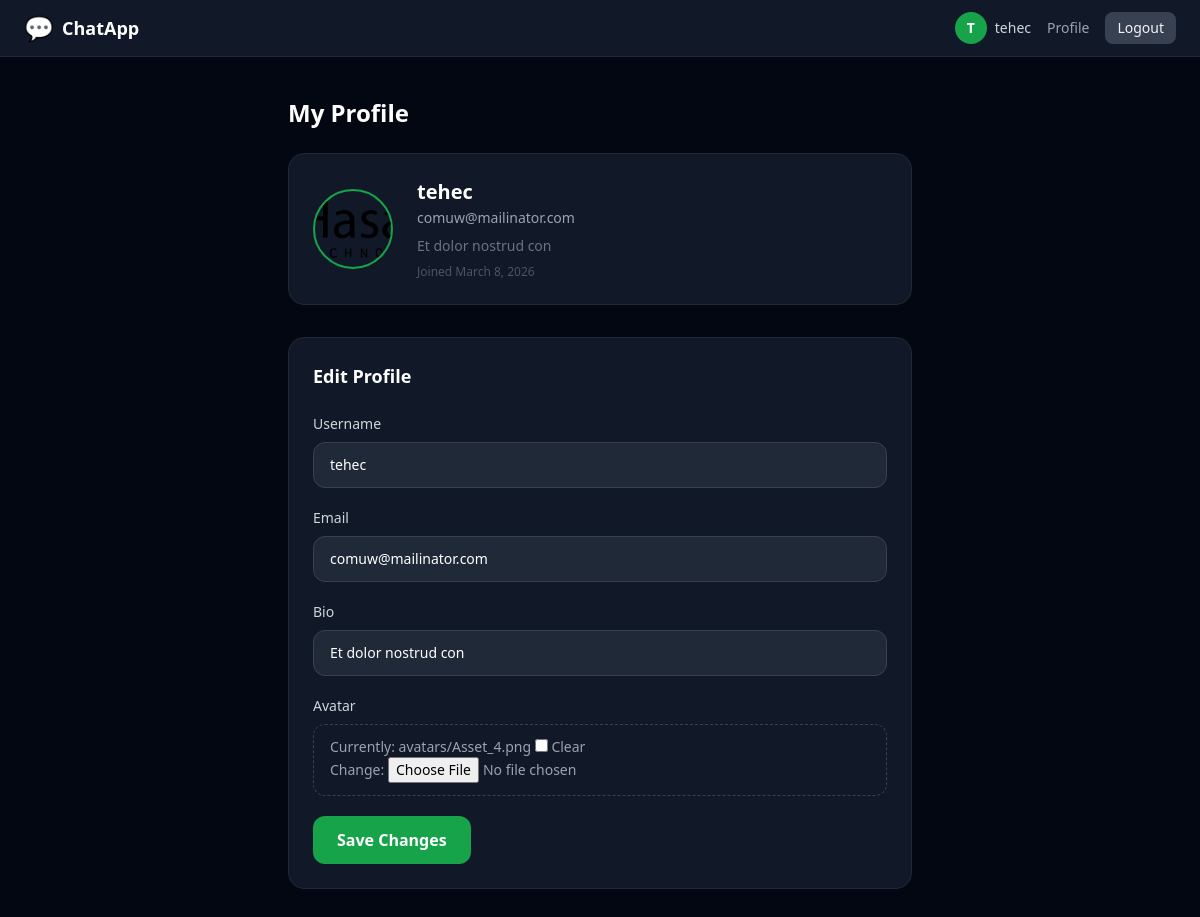
The page /accounts/profile/ (signed in) on the database its author committed.
### accounts/models.py (models this page shows, shortened)
class User(AbstractUser):
    email = models.EmailField(unique=True)
    bio = models.TextField(blank=True, null=True)
    avatar = models.ImageField(upload_to='avatars/', blank=True, null=True)

### accounts/views.py (the view)
# urls.py: path('profile/', views.profile, name='profile'),
@login_required
def profile(request):
    if request.method == 'POST':
        form = ProfileForm(request.POST, request.FILES, instance=request.user)
        if form.is_valid():
            form.save()
            messages.success(request, 'Profile updated successfully.')
            return redirect('profile')
    else:
        form = ProfileForm(instance=request.user)
    return render(request, 'accounts/profile.html', {'form': form})

### accounts/forms.py
class ProfileForm(forms.ModelForm):
    class Meta:
        model = User
        fields = ['username', 'email', 'bio', 'avatar']
        widgets = {
            'bio': forms.Textarea(attrs={'rows': 3}),
        }

### accounts/templates/accounts/profile.html (shortened to what this page needs)
{% extends "base.html" %}
{% block content %}
<div class="max-w-2xl mx-auto px-6 py-10 w-full">
    <h1 class="text-2xl font-bold text-white mb-6">My Profile</h1>
    <div class="bg-gray-900 border border-gray-800 rounded-2xl p-6 mb-8 flex items-center gap-6">
        {% if user.avatar %}
            <img src="{{ user.avatar.url }}" alt="Avatar"
                 class="w-20 h-20 rounded-full object-cover border-2 border-green-600">
        {% else %}
            <div class="w-20 h-20 rounded-full bg-green-600 flex items-center justify-center font-bold text-white text-3xl shrink-0">
                {{ user.username|first|upper }}
            </div>
        {% endif %}
        <div>
            <h2 class="text-xl font-bold text-white">{{ user.username }}</h2>
            <p class="text-gray-400 text-sm mt-0.5">{{ user.email }}</p>
            <p class="text-gray-500 text-sm mt-2">{{ user.bio|default:"No bio yet." }}</p>
            <p class="text-gray-600 text-xs mt-2">Joined {{ user.date_joined|date:"N j, Y" }}</p>
        </div>
    </div>
    <div class="bg-gray-900 border border-gray-800 rounded-2xl p-6">
        <h2 class="text-lg font-semibold text-white mb-6">Edit Profile</h2>
        <form method="post" enctype="multipart/form-data" class="space-y-5">
            {% for field in form %}
                <div>
                    <label for="{{ field.id_for_label }}" class="block text-sm font-medium text-gray-300 mb-2">
                        {{ field.label }}
                    </label>
                    {% if field.field.widget.input_type == 'file' %}
                        <div class="border border-dashed border-gray-700 rounded-xl px-4 py-3 text-gray-400 text-sm">
                            {{ field }}
                        </div>
                    {% else %}
                        <input
                            type="{{ field.field.widget.input_type }}"
                            name="{{ field.html_name }}"
                            id="{{ field.id_for_label }}"
                            class="w-full bg-gray-800 border border-gray-700 rounded-xl px-4 py-3 text-white placeholder-gray-500 focus:outline-none focus:border-green-500 transition-colors text-sm"
                            {% if field.value %}value="{{ field.value }}"{% endif %}
                        >
                    {% endif %}
                </div>
            {% endfor %}
            <button
                type="submit"
                class="bg-green-600 hover:bg-green-500 text-white font-semibold px-6 py-3 rounded-xl transition-colors"
            >
                Save Changes
            </button>
        </form>
    </div>
</div>
{% endblock %}

### templates/base.html (shortened to what this page needs)
<!DOCTYPE html>
<html lang="en">
<head>
    <script src="https://cdn.tailwindcss.com"></script>
</head>
<body class="bg-gray-950 text-gray-100 min-h-screen flex flex-col">
    <nav class="bg-gray-900 border-b border-gray-800 px-6 py-3 flex items-center justify-between shrink-0">
        <a href="/chat/" class="flex items-center gap-2 text-white font-bold text-lg hover:text-green-400 transition-colors">
            <span class="text-2xl">💬</span>
            <span>ChatApp</span>
        </a>
        <div class="flex items-center gap-4 text-sm">
            {% if user.is_authenticated %}
                <div class="flex items-center gap-2">
                    <div class="w-8 h-8 rounded-full bg-green-600 flex items-center justify-center font-bold text-white text-sm">
                        {{ user.username|first|upper }}
                    </div>
                    <span class="text-gray-300">{{ user.username }}</span>
                </div>
                <a href="{% url 'profile' %}" class="text-gray-400 hover:text-white transition-colors">Profile</a>
                <a href="{% url 'logout' %}" class="bg-gray-700 hover:bg-gray-600 px-3 py-1.5 rounded-lg transition-colors">Logout</a>
            {% else %}
                <a href="{% url 'login' %}" class="text-gray-400 hover:text-white transition-colors">Login</a>
                <a href="{% url 'register' %}" class="bg-green-600 hover:bg-green-500 px-3 py-1.5 rounded-lg font-medium transition-colors">Register</a>
            {% endif %}
        </div>
    </nav>
    <main class="flex-1 flex flex-col">
        {% block content %}{% endblock %}
    </main>
</body>
</html>

### rows shown on the page
User: username|first "T", username "tehec", avatar (picture), email "comuw@mailinator.com", bio "Et dolor nostrud con", date_joined "March 8, 2026", username "tehec" "comuw@mailinator.com" "Et dolor nostrud con"

### other values the page prints
{{ field.label }} "Username" "Email" "Bio" "Avatar"
